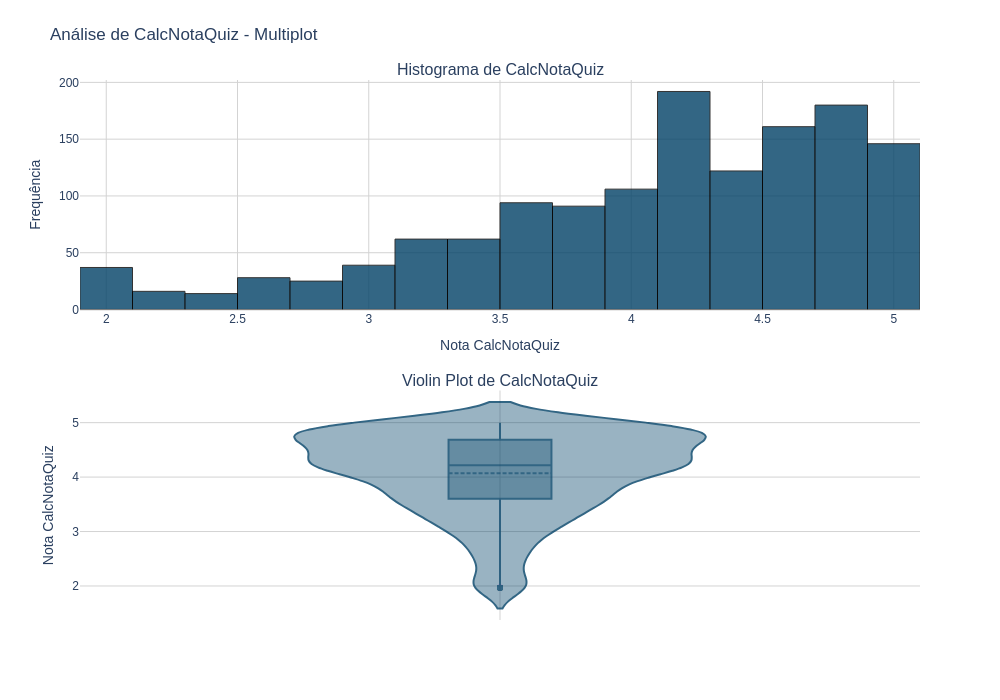

Notebook source saved alongside this figure:
### Markdown cell above
Histograma e Violin Plot [CalcNotaQuiz]

### Code cell
# Criar subplots com 2 linhas e 1 coluna para acomodar o histograma e o violin plot
fig = make_subplots(
    rows=2,
    cols=1,
    subplot_titles=('Histograma de CalcNotaQuiz', 'Violin Plot de CalcNotaQuiz'), # Títulos para cada subplot
    vertical_spacing=0.15 # Aumentar o espaço vertical entre os subplots para evitar sobreposição de títulos/rótulos
)

# Adicionar o histograma para a coluna 'CalcNotaQuiz'
fig.add_trace(
    go.Histogram(
        x=df_consolidado['CalcNotaQuiz'], # Dados para o histograma
        nbinsx=30, # Número de bins no histograma
        name='', # Nome da trace (não exibido com showlegend=False)
        marker=dict(
            color='#004066', # Cor das barras do histograma
            opacity=0.8, # Opacidade das barras
            line=dict(color='black', width=1) # Adiciona borda preta às barras
        )
    ),
    row=1, col=1 # Posicionar no primeiro subplot (primeira linha, primeira coluna)
)

# Adicionar o violin plot para a coluna 'CalcNotaQuiz'
fig.add_trace(
    go.Violin(
        y=df_consolidado['CalcNotaQuiz'], # Dados para o violin plot
        name='', # Nome da trace
        marker_color='#004066', # Cor do violin plot
        opacity=0.8, # Opacidade
        box_visible=True, # Mostrar box plot dentro do violin plot
        meanline_visible=True # Mostrar linha da média
    ),
    row=2, col=1 # Posicionar no segundo subplot (segunda linha, primeira coluna)
)


# Atualizar configurações gerais de layout do gráfico
fig.update_layout(
    title_text="Análise de CalcNotaQuiz - Multiplot", # Título principal do gráfico
    height=900, # Altura do gráfico em pixels
    showlegend=False, # Não mostrar a legenda
    plot_bgcolor='white', # Cor de fundo da área de plotagem
    paper_bgcolor='white', # Cor de fundo do papel (área fora da plotagem)
    font=dict(family="Arial"), # Fonte do texto do gráfico
    margin=dict(t=80) # Aumentar margem superior para o título principal não ficar muito próximo do topo
)

# Atualizar layout dos eixos do histograma
fig.update_xaxes(title_text="Nota CalcNotaQuiz", row=1, col=1, gridcolor='lightgray', zerolinecolor='lightgray') # Rótulo do eixo X
fig.update_yaxes(title_text="Frequência", row=1, col=1, gridcolor='lightgray', zerolinecolor='lightgray') # Rótulo do eixo Y

# Atualizar layout dos eixos do violin plot
fig.update_xaxes(title_text="", row=2, col=1, gridcolor='lightgray', zerolinecolor='lightgray') # Remover rótulo do eixo X para evitar redundância
fig.update_yaxes(title_text="Nota CalcNotaQuiz", row=2, col=1, gridcolor='lightgray', zerolinecolor='lightgray') # Rótulo do eixo Y


fig.update_layout(height=700, width=1000) # Ajustar altura e largura finais do gráfico
# Mostrar o gráfico
fig.show()

### Figure 1 — Plotly figure (JSON) as saved in the notebook; plotly's stock layout.template omitted (floating-point values rounded to 4 significant figures; data arrays with more than 128 entries replaced by an {"elided": "..."} marker saying what was removed)
{"data": [{"marker": {"color": "#004066", "line": {"color": "black", "width": 1}, "opacity": 0.8}, "name": "", "nbinsx": 30, "type": "histogram", "x": {"elided": "1375 float values"}, "xaxis": "x", "yaxis": "y"}, {"box": {"visible": true}, "marker": {"color": "#004066"}, "meanline": {"visible": true}, "name": "", "opacity": 0.8, "type": "violin", "xaxis": "x2", "y": {"elided": "1375 float values"}, "yaxis": "y2"}], "layout": {"annotations": [{"font": {"size": 16}, "showarrow": false, "text": "Histograma de CalcNotaQuiz", "x": 0.5, "xanchor": "center", "xref": "paper", "y": 1, "yanchor": "bottom", "yref": "paper"}, {"font": {"size": 16}, "showarrow": false, "text": "Violin Plot de CalcNotaQuiz", "x": 0.5, "xanchor": "center", "xref": "paper", "y": 0.425, "yanchor": "bottom", "yref": "paper"}], "font": {"family": "Arial"}, "height": 700, "margin": {"t": 80}, "paper_bgcolor": "white", "plot_bgcolor": "white", "showlegend": false, "title": {"text": "Análise de CalcNotaQuiz - Multiplot"}, "width": 1000, "xaxis": {"anchor": "y", "domain": [0, 1], "gridcolor": "lightgray", "title": {"text": "Nota CalcNotaQuiz"}, "zerolinecolor": "lightgray"}, "xaxis2": {"anchor": "y2", "domain": [0, 1], "gridcolor": "lightgray", "title": {"text": ""}, "zerolinecolor": "lightgray"}, "yaxis": {"anchor": "x", "domain": [0.575, 1], "gridcolor": "lightgray", "title": {"text": "Frequência"}, "zerolinecolor": "lightgray"}, "yaxis2": {"anchor": "x2", "domain": [0, 0.425], "gridcolor": "lightgray", "title": {"text": "Nota CalcNotaQuiz"}, "zerolinecolor": "lightgray"}}}
